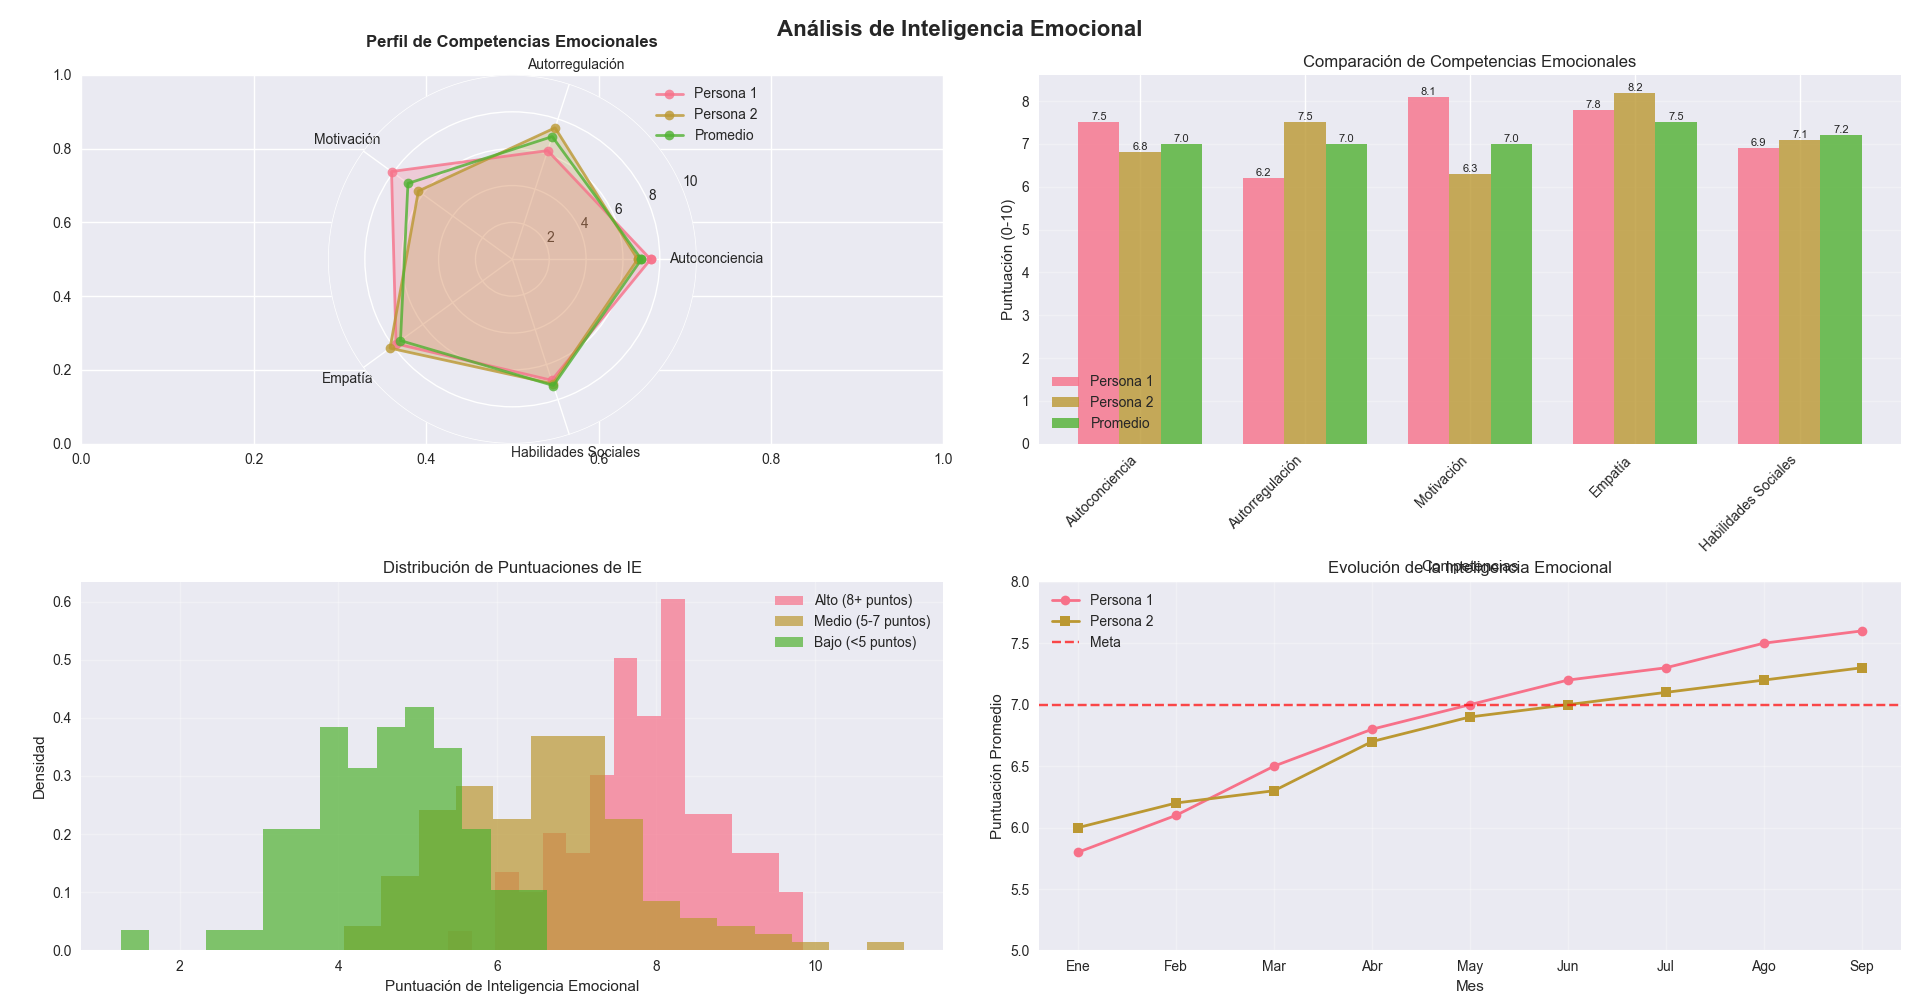

This chart was generated by the following Python code:
import matplotlib.pyplot as plt
import numpy as np
import seaborn as sns
import pandas as pd

# Configurar el estilo
plt.style.use('seaborn-v0_8')
sns.set_palette("husl")

# Crear datos de ejemplo para inteligencia emocional
np.random.seed(42)

# Datos de ejemplo: puntuaciones en diferentes competencias de IE
competencias = ['Autoconciencia', 'Autorregulación', 'Motivación', 'Empatía', 'Habilidades Sociales']
puntuaciones_persona1 = [7.5, 6.2, 8.1, 7.8, 6.9]
puntuaciones_persona2 = [6.8, 7.5, 6.3, 8.2, 7.1]
puntuaciones_promedio = [7.0, 7.0, 7.0, 7.5, 7.2]

# Crear figura con múltiples subgráficos
fig, axes = plt.subplots(2, 2, figsize=(15, 12))
fig.suptitle('Análisis de Inteligencia Emocional', fontsize=16, fontweight='bold')

# 1. Gráfico de radar/spider
ax1 = plt.subplot(2, 2, 1, projection='polar')

# Ángulos para cada competencia
angles = np.linspace(0, 2 * np.pi, len(competencias), endpoint=False).tolist()
angles += angles[:1]  # Cerrar el círculo

# Agregar datos para cerrar el círculo
puntuaciones_persona1 += puntuaciones_persona1[:1]
puntuaciones_persona2 += puntuaciones_persona2[:1]
puntuaciones_promedio += puntuaciones_promedio[:1]

# Crear el gráfico de radar
ax1.plot(angles, puntuaciones_persona1, 'o-', linewidth=2, label='Persona 1', alpha=0.8)
ax1.fill(angles, puntuaciones_persona1, alpha=0.25)
ax1.plot(angles, puntuaciones_persona2, 'o-', linewidth=2, label='Persona 2', alpha=0.8)
ax1.fill(angles, puntuaciones_persona2, alpha=0.25)
ax1.plot(angles, puntuaciones_promedio, 'o-', linewidth=2, label='Promedio', alpha=0.8)

# Configurar etiquetas
ax1.set_xticks(angles[:-1])
ax1.set_xticklabels(competencias, fontsize=10)
ax1.set_ylim(0, 10)
ax1.set_title('Perfil de Competencias Emocionales', pad=20, fontweight='bold')
ax1.legend(loc='upper right', bbox_to_anchor=(1.2, 1.0))
ax1.grid(True)

# 2. Gráfico de barras comparativo
ax2 = axes[0, 1]
x = np.arange(len(competencias))
width = 0.25

bars1 = ax2.bar(x - width, puntuaciones_persona1[:-1], width, label='Persona 1', alpha=0.8)
bars2 = ax2.bar(x, puntuaciones_persona2[:-1], width, label='Persona 2', alpha=0.8)
bars3 = ax2.bar(x + width, puntuaciones_promedio[:-1], width, label='Promedio', alpha=0.8)

ax2.set_xlabel('Competencias')
ax2.set_ylabel('Puntuación (0-10)')
ax2.set_title('Comparación de Competencias Emocionales')
ax2.set_xticks(x)
ax2.set_xticklabels(competencias, rotation=45, ha='right')
ax2.legend()
ax2.grid(axis='y', alpha=0.3)

# Agregar valores en las barras
for bars in [bars1, bars2, bars3]:
    for bar in bars:
        height = bar.get_height()
        ax2.text(bar.get_x() + bar.get_width()/2., height,
                f'{height:.1f}', ha='center', va='bottom', fontsize=8)

# 3. Distribución de puntuaciones por grupos
ax3 = axes[1, 0]

# Generar datos de distribución
np.random.seed(42)
grupo_alto = np.random.normal(8.0, 1.0, 100)
grupo_medio = np.random.normal(6.5, 1.2, 150)
grupo_bajo = np.random.normal(4.5, 1.0, 80)

# Crear histograma
ax3.hist(grupo_alto, bins=15, alpha=0.7, label='Alto (8+ puntos)', density=True)
ax3.hist(grupo_medio, bins=15, alpha=0.7, label='Medio (5-7 puntos)', density=True)
ax3.hist(grupo_bajo, bins=15, alpha=0.7, label='Bajo (<5 puntos)', density=True)

ax3.set_xlabel('Puntuación de Inteligencia Emocional')
ax3.set_ylabel('Densidad')
ax3.set_title('Distribución de Puntuaciones de IE')
ax3.legend()
ax3.grid(alpha=0.3)

# 4. Evolución temporal
ax4 = axes[1, 1]

# Datos de progreso a lo largo del tiempo
meses = ['Ene', 'Feb', 'Mar', 'Abr', 'May', 'Jun', 'Jul', 'Ago', 'Sep']
progreso_persona1 = [5.8, 6.1, 6.5, 6.8, 7.0, 7.2, 7.3, 7.5, 7.6]
progreso_persona2 = [6.0, 6.2, 6.3, 6.7, 6.9, 7.0, 7.1, 7.2, 7.3]

ax4.plot(meses, progreso_persona1, marker='o', linewidth=2, label='Persona 1')
ax4.plot(meses, progreso_persona2, marker='s', linewidth=2, label='Persona 2')
ax4.axhline(y=7.0, color='red', linestyle='--', alpha=0.7, label='Meta')

ax4.set_xlabel('Mes')
ax4.set_ylabel('Puntuación Promedio')
ax4.set_title('Evolución de la Inteligencia Emocional')
ax4.legend()
ax4.grid(True, alpha=0.3)
ax4.set_ylim(5, 8)

# Ajustar layout
plt.tight_layout()
plt.show()

# Crear un segundo gráfico: Heatmap de correlaciones
plt.figure(figsize=(10, 8))

# Crear datos de correlación entre competencias
np.random.seed(42)
n_personas = 100

# Generar datos correlacionados
data = np.random.multivariate_normal(
    mean=[7, 6.5, 7.2, 7.5, 6.8],
    cov=[[1.2, 0.6, 0.4, 0.5, 0.7],
         [0.6, 1.0, 0.3, 0.4, 0.6],
         [0.4, 0.3, 1.1, 0.6, 0.5],
         [0.5, 0.4, 0.6, 1.0, 0.8],
         [0.7, 0.6, 0.5, 0.8, 1.2]],
    size=n_personas
)

# Crear DataFrame
df = pd.DataFrame(data, columns=competencias)

# Calcular matriz de correlación
correlation_matrix = df.corr()

# Crear heatmap
mask = np.triu(np.ones_like(correlation_matrix, dtype=bool))
sns.heatmap(correlation_matrix, mask=mask, annot=True, cmap='coolwarm', 
            center=0, square=True, fmt='.2f', cbar_kws={'shrink': .8})

plt.title('Correlaciones entre Competencias de Inteligencia Emocional', 
          fontsize=14, fontweight='bold', pad=20)
plt.tight_layout()
plt.show()

# Estadísticas descriptivas
print("=== ESTADÍSTICAS DESCRIPTIVAS ===")
print(f"Media general: {df.mean().mean():.2f}")
print(f"Desviación estándar promedio: {df.std().mean():.2f}")
print("\nPor competencia:")
for competencia in competencias:
    print(f"{competencia}: Media = {df[competencia].mean():.2f}, SD = {df[competencia].std():.2f}")

# Identificar fortalezas y áreas de mejora
print("\n=== ANÁLISIS INDIVIDUAL (Persona 1) ===")
puntuaciones_p1 = puntuaciones_persona1[:-1]  # Remover el duplicado del radar
fortalezas = [competencias[i] for i, score in enumerate(puntuaciones_p1) if score > 7.5]
areas_mejora = [competencias[i] for i, score in enumerate(puntuaciones_p1) if score < 6.5]

print(f"Fortalezas: {', '.join(fortalezas) if fortalezas else 'Desarrollo equilibrado'}")
print(f"Áreas de mejora: {', '.join(areas_mejora) if areas_mejora else 'Ninguna crítica'}")
print(f"Puntuación promedio: {np.mean(puntuaciones_p1):.2f}/10")
